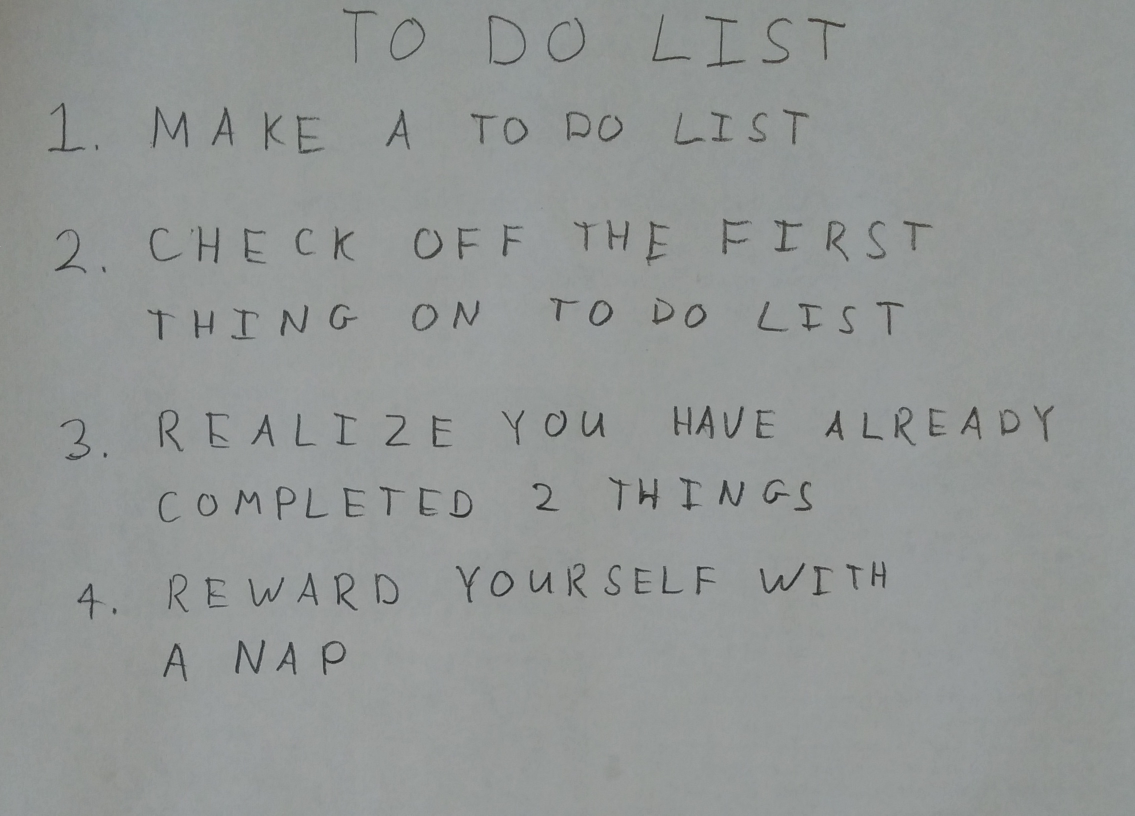
%> input picture images/01_list.jpg, 2270 x 1631 px (shown at 1/2 size)
$ octave --eval "result = findLetters(imread('../images/01_list.jpg'));"   (GNU Octave 9; MATLAB toolbox functions it lacks are replaced by stand-ins)
%> lines starting %> are read from the running program, lines starting %| are printed output that depends on the picture; in (x1, y1, x2, y2) boxes, pixels count from 0 and x2, y2 are one past the last pixel; in counts of white or black regions, pixels touching at a corner belong together; the program's own positions count from 1
function [lines, bw] = findLetters(im)
% [lines, BW] = findLetters(im) processes the input RGB image and returns a cell
% array 'lines' of located characters in the image, as well as a binary
% representation of the input image. The cell array 'lines' should contain one
% matrix entry for each line of text that appears in the image. Each matrix entry
% should have size Lx4, where L represents the number of letters in that line.
% Each row of the matrix should contain 4 numbers [x1, y1, x2, y2] representing
% the top-left and bottom-right position of each box. The boxes in one line should
% be sorted by x1 value.


%Your code here
img_gray = rgb2gray(im);
sigma = 1;
%bw_g = imgaussfilt(img_gray, sigma);
% bw_g = imdilate(bw_g, strel('disk', 2));
bw_g = imgaussfilt(img_gray, sigma);
se = strel('disk',5);
bw_g = imerode(bw_g,se);
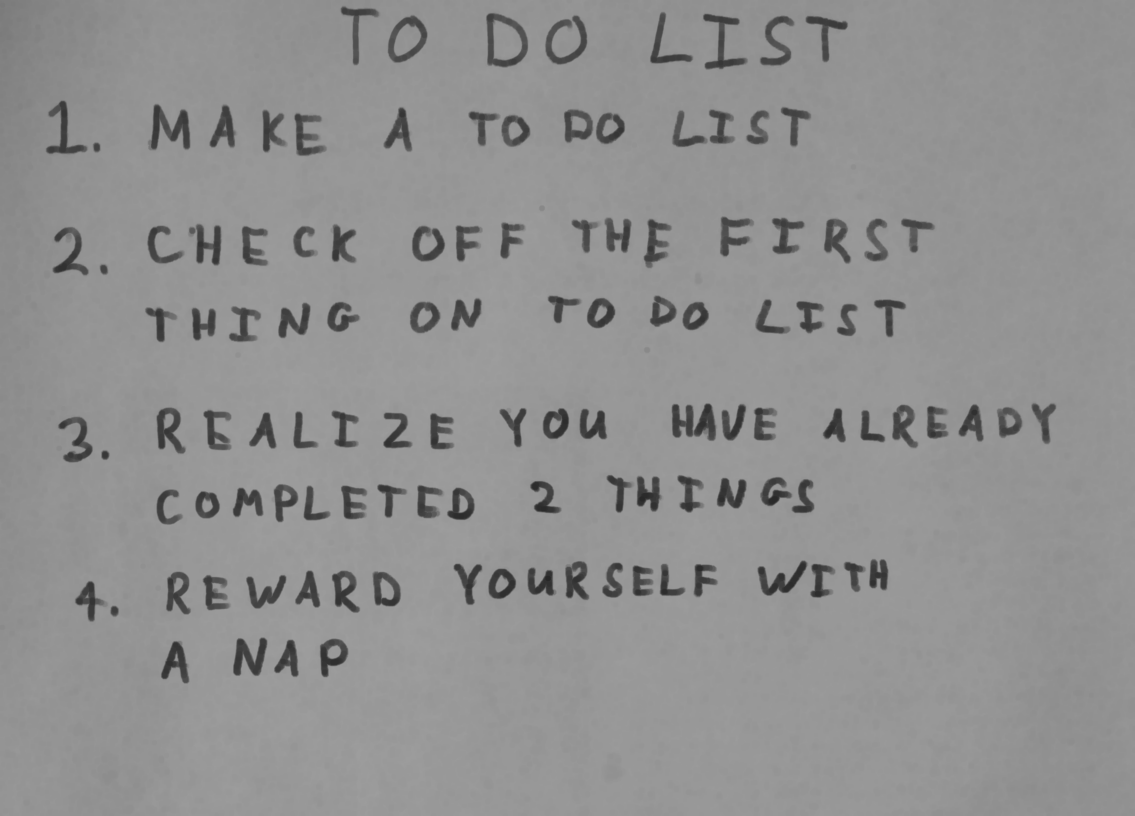
%> bw_g: size 1631x2270 uint8 (shown at 1/2 size); min 39, max 157, mean 144.2

bw = imbinarize(bw_g);
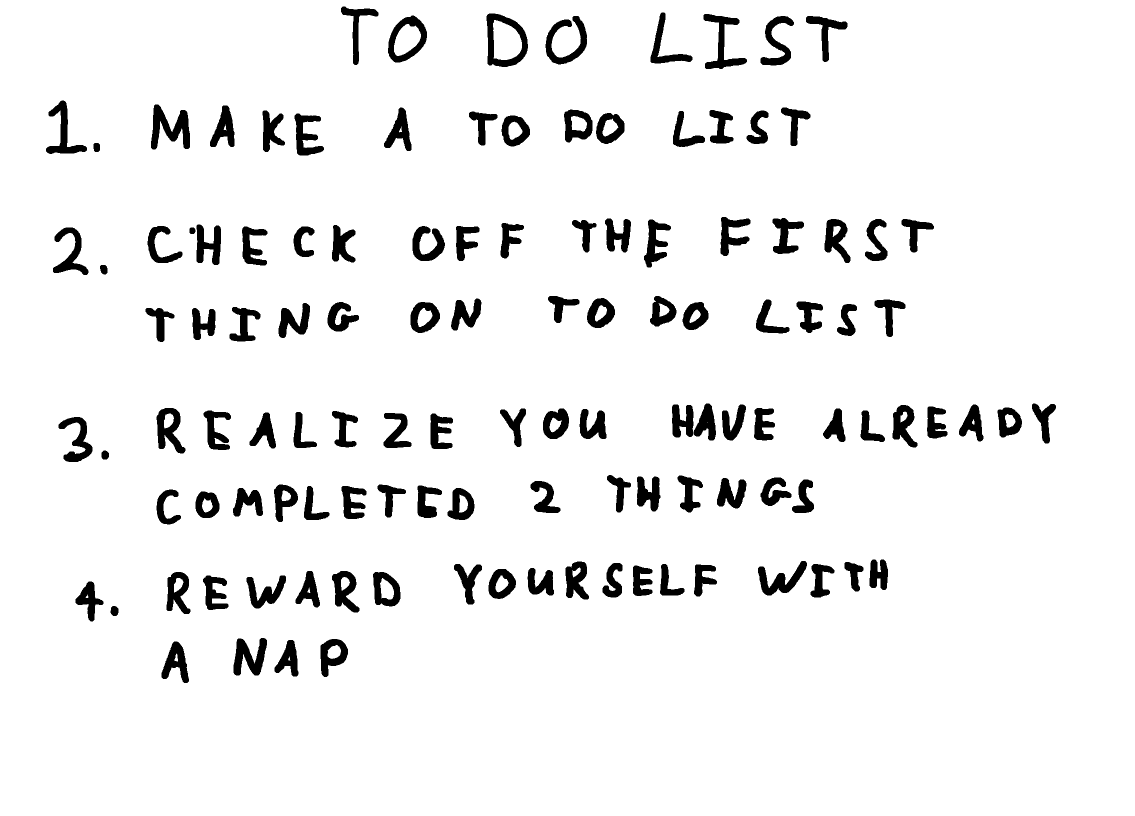
%> bw: size 1631x2270 logical (shown at 1/2 size); 93.8% white; 120 black regions, largest, box (x1, y1, x2, y2) and area: (302, 209, 380, 299) 3550, (973, 27, 1056, 134) 3523, (1091, 32, 1174, 129) 3078
bw_bin = imcomplement(bw);
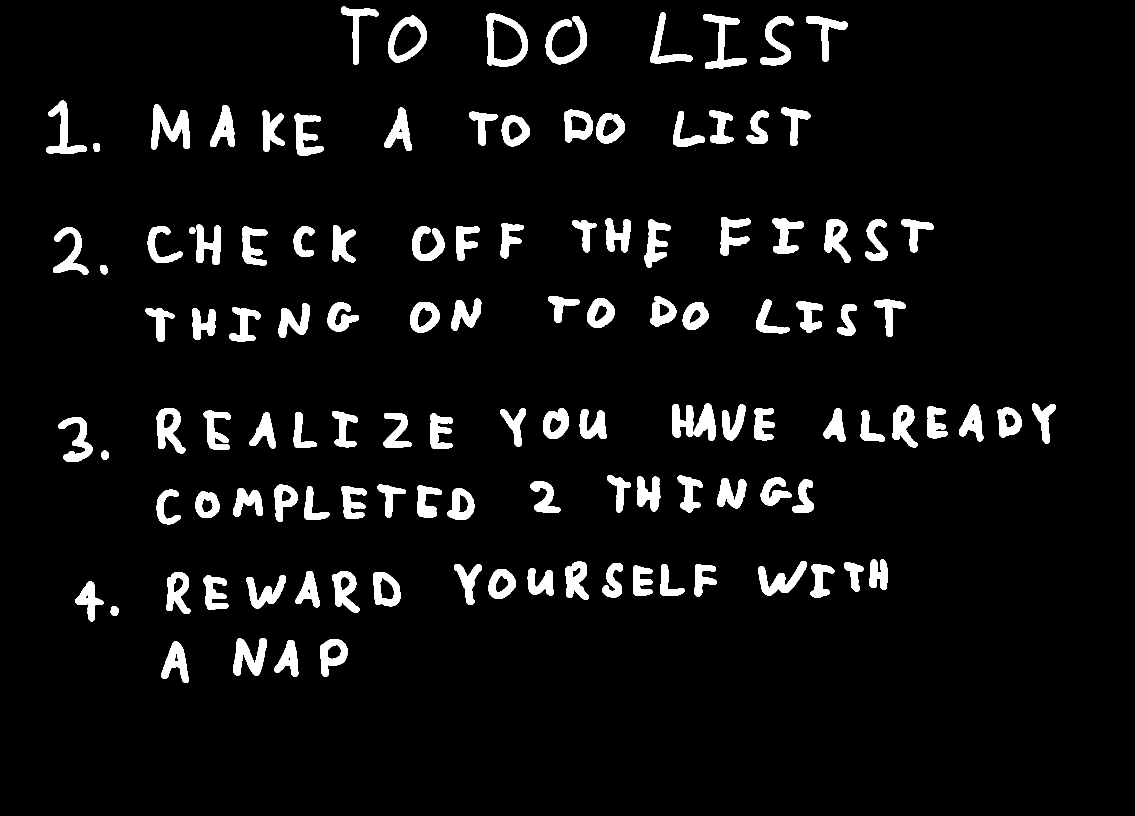
%> bw_bin: size 1631x2270 logical (shown at 1/2 size); 6.2% white; 120 white regions, largest, box (x1, y1, x2, y2) and area: (302, 209, 380, 299) 3550, (973, 27, 1056, 134) 3523, (1091, 32, 1174, 129) 3078
CC = bwconncomp(bw_bin);
%> CC = 120 connected components
num_objs = CC.NumObjects;
%> num_objs = 120
% close all;
% imshow(bw_bin);
% hold on;
off_set = 2;

numPixels = cellfun(@numel,CC.PixelIdxList);
%> numPixels = 120 values, max 3550 at index 11, min 136 at index 16, mean 1916.4

lines = {};
letters = [];
for i = 1:num_objs
    if numPixels(i) < 600
        continue
    end

    [row,col] = ind2sub(size(bw_bin), CC.PixelIdxList{i});
    x1 = min(col) - off_set;
    x2 = max(col) + off_set;
    y1 = min(row) - off_set;    %to take some extra space around the letter
    y2 = max(row) + off_set;
    % [4 lines of commented-out code are left out]
    letters = [letters; [x1, y1, x2, y2]];

end
%> this loop made 120 passes
%> (x1, x2, y1, y2) on passes 4, 9, 10, 11, 12, 13, 14, 15, 17, 18, 19, 20: (150, 209, 1162, 1245), (290, 351, 615, 686), (294, 367, 451, 528), (301, 382, 208, 301), (312, 373, 815, 909), (312, 364, 978, 1051), (322, 380, 1282, 1368), (332, 383, 1143, 1230), (383, 433, 615, 682), (390, 441, 982, 1038), (392, 444, 448, 532), (405, 459, 1150, 1222)
%> (x1, x2, y1, y2, letters) on passes 1 to 3: (91, 176, 200, 310, [91 200 176 310]), (105, 179, 454, 552, [91 200 176 310; 105 454 179 552]), (116, 187, 833, 926, [91 200 176 310; 105 454 179 552; 116 833 187 926])
%> after the loop, letters = 115 rows, first 8: [91 200 176 310; 105 454 179 552; 116 833 187 926; 150 1162 209 1245; 290 615 351 686; 294 451 367 528; 301 208 382 301; 312 815 373 909]

[~,idx] = sort(letters(:,2)); % sort just the first column
%> idx = 115 values, max 115 at index 56, min 1 at index 9, mean 58
sorted_letters = letters(idx,:);   % sort the whole matrix using the sort indices
%> sorted_letters = 115 rows, first 8: [681 12 759 132; 1300 24 1387 129; 972 26 1058 136; 1406 27 1496 140; 775 30 856 127; 1090 31 1176 131; 1520 31 1590 133; 1611 31 1697 126]
for i = 1:size(sorted_letters,1)
    if length(lines) == 0
        lines{1} = sorted_letters(i,:);
        j =1;
    else
        x1 = sorted_letters(i,2);
        if (x1 >= (lines{j}(1,2) - 10)) && (x1 <= (lines{j}(1,4)+10))
            %Append in existing line
            lines{j} = [lines{j}; sorted_letters(i,:)];
        else
            %New lines
            j = j + 1;
            lines{j} = sorted_letters(i,:);
        end
    end
end
%> this loop made 115 passes
%> x1 on passes 2 to 13: 24, 26, 27, 30, 31, 31, 31, 200, 208, 210, 214, 214
%> after the loop, j = 8; lines = 8 items; x1 = 1282

%Sort lines based on letters sequence
for i = 1:length(lines)
    [~,idx] = sort(lines{i}(:,1)); % sort just the second column
    sorted_letters = lines{i}(idx,:);   % sort the whole matrix using the sort indices
    lines{i} = sorted_letters;
end
%> this loop made 8 passes
%> idx on passes 1, 2, 4, 6, 8: [1; 5; 3; 6; 2; 4; 7; 8], [1; 2; 3; 8; 13; 4; 11; 14; 6; 12; 10; 7; 9; 5], [14; 15; 13; 11; 8; 9; 4; 1; 3; 2; 10; 5; 7; 12; 6], [15; 16; 13; 8; 11; 12; 9; 10; 14; 7; 1; 3; 2; 5; 4; 6], [4; 1; 3; 2]


assert(size(lines{1},2) == 4,'each matrix entry should have size Lx4');
assert(size(lines{end},2) == 4,'each matrix entry should have size Lx4');
lineSortcheck = lines{1};
%> lineSortcheck = [681 12 759 132; 775 30 856 127; 972 26 1058 136; 1090 31 1176 131; 1300 24 1387 129; 1406 27 1496 140; 1520 31 1590 133; 1611 31 1697 126]
%> `result = findLetters(imread('../images/01_list.jpg'));`: result = 8 items
assert(issorted(lineSortcheck(:,1)) | issorted(lineSortcheck(end:-1:1,1)),'Matrix should be sorted in x1');

end
